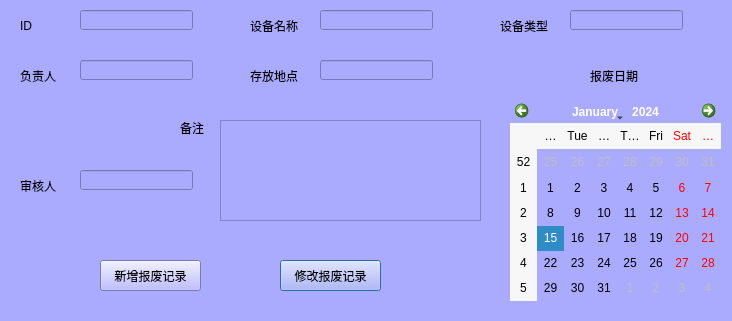
<?xml version="1.0" encoding="UTF-8"?>
<ui version="4.0">
 <class>BaoFei</class>
 <widget class="QDialog" name="BaoFei">
  <property name="geometry">
   <rect>
    <x>0</x>
    <y>0</y>
    <width>732</width>
    <height>321</height>
   </rect>
  </property>
  <property name="windowTitle">
   <string>报废记录</string>
  </property>
  <property name="styleSheet">
   <string notr="true">background-color: rgb(170, 170, 255);</string>
  </property>
  <widget class="QLabel" name="label_5">
   <property name="geometry">
    <rect>
     <x>250</x>
     <y>70</y>
     <width>54</width>
     <height>12</height>
    </rect>
   </property>
   <property name="text">
    <string>存放地点</string>
   </property>
  </widget>
  <widget class="QTextEdit" name="bfbeizhu">
   <property name="geometry">
    <rect>
     <x>220</x>
     <y>120</y>
     <width>261</width>
     <height>101</height>
    </rect>
   </property>
  </widget>
  <widget class="QLineEdit" name="cunfangdidian">
   <property name="geometry">
    <rect>
     <x>320</x>
     <y>60</y>
     <width>113</width>
     <height>20</height>
    </rect>
   </property>
  </widget>
  <widget class="QLabel" name="label">
   <property name="geometry">
    <rect>
     <x>20</x>
     <y>20</y>
     <width>54</width>
     <height>12</height>
    </rect>
   </property>
   <property name="text">
    <string>ID</string>
   </property>
  </widget>
  <widget class="QLineEdit" name="sbname">
   <property name="geometry">
    <rect>
     <x>320</x>
     <y>10</y>
     <width>113</width>
     <height>20</height>
    </rect>
   </property>
  </widget>
  <widget class="QLabel" name="label_4">
   <property name="geometry">
    <rect>
     <x>20</x>
     <y>70</y>
     <width>54</width>
     <height>12</height>
    </rect>
   </property>
   <property name="text">
    <string>负责人</string>
   </property>
  </widget>
  <widget class="QLineEdit" name="sbtype">
   <property name="geometry">
    <rect>
     <x>570</x>
     <y>10</y>
     <width>113</width>
     <height>20</height>
    </rect>
   </property>
  </widget>
  <widget class="QLineEdit" name="fuzeren">
   <property name="geometry">
    <rect>
     <x>80</x>
     <y>60</y>
     <width>113</width>
     <height>20</height>
    </rect>
   </property>
  </widget>
  <widget class="QLabel" name="label_7">
   <property name="geometry">
    <rect>
     <x>180</x>
     <y>120</y>
     <width>31</width>
     <height>16</height>
    </rect>
   </property>
   <property name="text">
    <string>备注</string>
   </property>
  </widget>
  <widget class="QPushButton" name="Bup">
   <property name="geometry">
    <rect>
     <x>280</x>
     <y>260</y>
     <width>101</width>
     <height>31</height>
    </rect>
   </property>
   <property name="text">
    <string>修改报废记录</string>
   </property>
  </widget>
  <widget class="QLabel" name="label_2">
   <property name="geometry">
    <rect>
     <x>500</x>
     <y>20</y>
     <width>54</width>
     <height>12</height>
    </rect>
   </property>
   <property name="text">
    <string>设备类型</string>
   </property>
  </widget>
  <widget class="QLineEdit" name="bfid">
   <property name="geometry">
    <rect>
     <x>80</x>
     <y>10</y>
     <width>113</width>
     <height>20</height>
    </rect>
   </property>
  </widget>
  <widget class="QPushButton" name="Badd">
   <property name="geometry">
    <rect>
     <x>100</x>
     <y>260</y>
     <width>101</width>
     <height>31</height>
    </rect>
   </property>
   <property name="text">
    <string>新增报废记录</string>
   </property>
  </widget>
  <widget class="QLabel" name="label_8">
   <property name="geometry">
    <rect>
     <x>590</x>
     <y>70</y>
     <width>54</width>
     <height>12</height>
    </rect>
   </property>
   <property name="text">
    <string>报废日期</string>
   </property>
  </widget>
  <widget class="QLabel" name="label_3">
   <property name="geometry">
    <rect>
     <x>250</x>
     <y>20</y>
     <width>54</width>
     <height>12</height>
    </rect>
   </property>
   <property name="text">
    <string>设备名称</string>
   </property>
  </widget>
  <widget class="QCalendarWidget" name="bfdate">
   <property name="geometry">
    <rect>
     <x>510</x>
     <y>100</y>
     <width>211</width>
     <height>201</height>
    </rect>
   </property>
  </widget>
  <widget class="QLineEdit" name="bfshenheren">
   <property name="geometry">
    <rect>
     <x>80</x>
     <y>170</y>
     <width>113</width>
     <height>20</height>
    </rect>
   </property>
  </widget>
  <widget class="QLabel" name="label_6">
   <property name="geometry">
    <rect>
     <x>20</x>
     <y>180</y>
     <width>54</width>
     <height>12</height>
    </rect>
   </property>
   <property name="text">
    <string>审核人</string>
   </property>
  </widget>
 </widget>
 <resources/>
 <connections/>
</ui>
